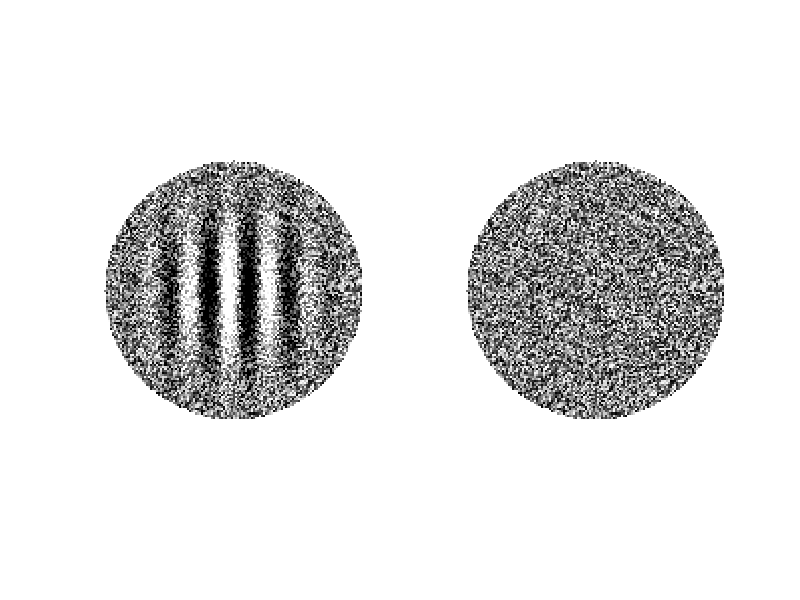
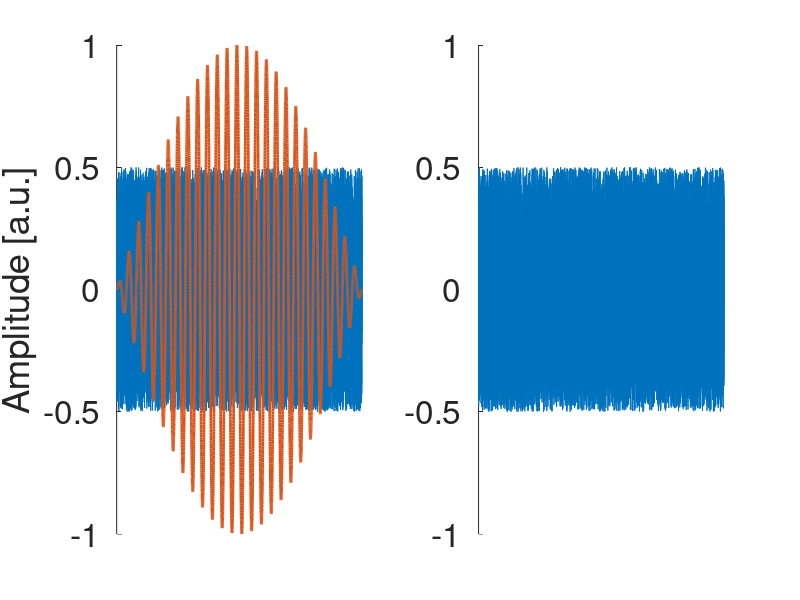

Recreate these plots in MATLAB, in order.
% makeGabor_stimulus
%% Define parameters for the Gabor patch
lambda = 20;        % Wavelength of the sinusoidal carrier (in pixels)
theta = 45;         % Orientation of the sinusoidal carrier (in degrees)
sigma = 23;          % Standard deviation of the Gaussian envelope
phase = 0;          % Phase of the carrier wave
sizex = 128;         % Size of the Gabor patch (e.g., 128x128 pixels)

% Create a mesh grid of coordinates centered at the middle of the patch
[x, y] = meshgrid(-sizex/2:sizex/2-1, -sizex/2:sizex/2-1);

% Calculate the Gabor patch
gabor_patch = exp(-(x.^2 + y.^2) / (2 * sigma^2)) .*cos(2 * pi * x / lambda + deg2rad(theta) + phase);

% Define parameters for the circle
center = [0,0];  % Center of the circle
radius = sizex/2;           % Radius of the circle

% Calculate the distance of each point to the center
distance_to_center = sqrt((x - center(1)).^2 + (y - center(2)).^2);

% Create a logical mask to identify points outside the circle
outside_circle = distance_to_center > radius;
% make a noise patch
noise= rand(length(x), length(y));
% increase pixelation:


% make the stimuli.
stim1 = gabor_patch+noise;
stim2= noise;

% Set values outside the circle to NaN
stim1(outside_circle) = 1;
stim2(outside_circle)= 1; % 1 is white colour

% Display the Gabor patch using imshow
subplot(121)
imshow(stim1);
subplot(122);
imshow(stim2); 
% axis square
shg
%% course noise:
sizey = 48;         % Size of the Gabor patch (e.g., 128x128 pixels)
% Create a mesh grid of coordinates centered at the middle of the patch
[x, y] = meshgrid(-sizey/2:sizey/2-1, -sizey/2:sizey/2-1);
noisey= round(rand(length(x), length(y)));

% Calculate the distance of each point to the center
distance_to_center = sqrt((x - center(1)).^2 + (y - center(2)).^2);
radius= sizey/3;
% Create a logical mask to identify points outside the circle
outside_circle = distance_to_center > radius;
inside_circle = distance_to_center < radius*.5;
figure(2);
% Display the Gabor patch using imshow

% Set values outside the circle to NaN
noisey(outside_circle) = .5;
noisey(inside_circle)= .5; % 1 is white colour
subplot(121)
imshow(noisey);
shg
%% make auditory stimulus:

% sine wave:
% white noise
t=0:.1:1000;
Fs= 2000;
sw = sin(2*pi*t./Fs);
clf

plot(t,sw.^2);
shg
%
carrierFs = 40;
cw = sin(2*pi*t./carrierFs);
clf
hold on;
subplot(1,2,1);
% plot some white noise.
wnoise= rand([1,length(t)]);

plot(t, wnoise-.5);
hold on;
plot(t,(cw.*sw),'linew',2)
ylabel('Amplitude [a.u.]')
set(gca,'fontsize',24,'XColor','w' )
box off
subplot(1,2,2);
% plot some white noise.
wnoise= rand([1,length(t)]);
box off
plot(t, wnoise-.5);
% hold on;
% plot(t,abs(cw.*sw),'linew',2)
ylim([-1 1]);
% set(gca,'ytick',[-1 0 1]); 
set(gca,'fontsize',12)
box off
set(gca,'fontsize',24,'XColor','w')